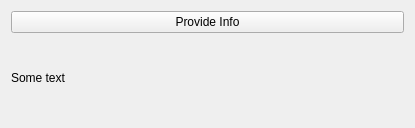
<?xml version="1.0" encoding="UTF-8"?>
<ui version="4.0">
 <class>Widget</class>
 <widget class="QWidget" name="Widget">
  <property name="geometry">
   <rect>
    <x>0</x>
    <y>0</y>
    <width>415</width>
    <height>128</height>
   </rect>
  </property>
  <property name="windowTitle">
   <string>Form</string>
  </property>
  <layout class="QVBoxLayout" name="verticalLayout">
   <item>
    <widget class="QPushButton" name="provide_info_button">
     <property name="text">
      <string>Provide Info</string>
     </property>
    </widget>
   </item>
   <item>
    <widget class="QLabel" name="info_label">
     <property name="text">
      <string>Some text</string>
     </property>
    </widget>
   </item>
  </layout>
 </widget>
 <resources/>
 <connections/>
</ui>
